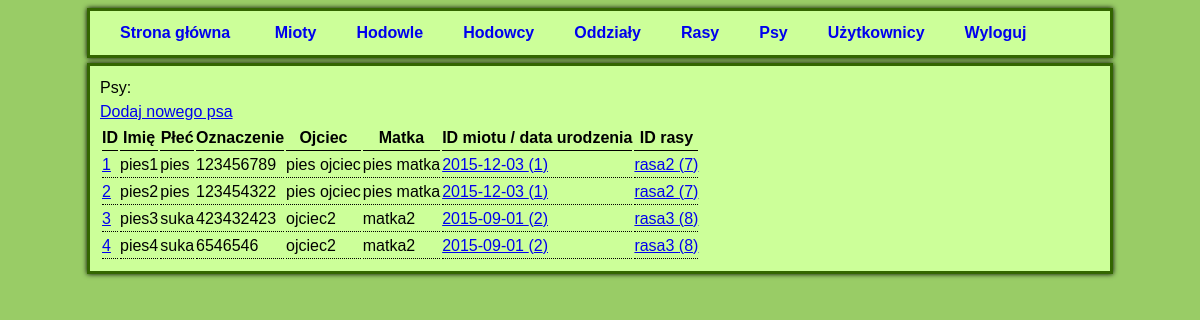
Page /psy.php (signed in) on the committed database.
### tables this page shows
CREATE TABLE IF NOT EXISTS `PIES` (
  `ID` INT UNSIGNED NOT NULL AUTO_INCREMENT,
  `SUKA` TINYINT(1) NULL,
  `IMIE` VARCHAR(20) NULL,
  `OZNACZENIE` VARCHAR(15) NOT NULL,
  `OJCIEC` VARCHAR(80) NOT NULL,
  `MATKA` VARCHAR(80) NOT NULL,
  `M_ID` INT UNSIGNED NOT NULL,
  `R_ID` INT UNSIGNED NOT NULL,
  PRIMARY KEY (`ID`),
  UNIQUE INDEX `ID_UNIQUE` (`ID` ASC),
  UNIQUE INDEX `OZNACZENIE_UNIQUE` (`OZNACZENIE` ASC),
  INDEX `fk_PIES_MIOT1_idx` (`M_ID` ASC),
  INDEX `fk_PIES_RASA1_idx` (`R_ID` ASC),
  CONSTRAINT `fk_PIES_MIOT1`
    FOREIGN KEY (`M_ID`)
    REFERENCES `MIOT` (`ID`)
    ON DELETE RESTRICT
    ON UPDATE NO ACTION,
  CONSTRAINT `fk_PIES_RASA1`
    FOREIGN KEY (`R_ID`)
    REFERENCES `RASA` (`ID`)
    ON DELETE RESTRICT
    ON UPDATE NO ACTION);

CREATE TABLE IF NOT EXISTS `MIOT` (
  `ID` INT UNSIGNED NOT NULL AUTO_INCREMENT,
  `URODZONY` DATE NOT NULL,
  `ZNAKOWANY` DATE NOT NULL,
  `POZYCJA` VARCHAR(20) NOT NULL,
  `H_ID` INT UNSIGNED NOT NULL,
  INDEX `fk_MIOT_HODOWLA1_idx` (`H_ID` ASC),
  UNIQUE INDEX `ID_UNIQUE` (`ID` ASC),
  PRIMARY KEY (`ID`),
  CONSTRAINT `fk_MIOT_HODOWLA1`
    FOREIGN KEY (`H_ID`)
    REFERENCES `HODOWLA` (`ID`)
    ON DELETE RESTRICT
    ON UPDATE NO ACTION);

### functions.php (the view, shortened to what this page needs)
<?php
include('config.inc.php');
function dbConnect() {
    global $databaseAddress, $databaseUser, $databasePass, $databaseDatabase, $databasePort;
    $mysql = new mysqli($databaseAddress, $databaseUser, $databasePass, $databaseDatabase, $databasePort);
    $mysql->set_charset("utf8");
    return $mysql;
}
function primaryKeyLink($table, $id) {
    return '<a href="' . $table . '.php?id=' . $id . '">' . $id . '</a>';
}
function foreignKeyLink($table, $id, $text) {
    return '<a href="' . $table . '.php?id=' . $id . '">' . $text . ' (' . $id . ')</a>';
}
function showTablePies($where) {
    $mysql = dbConnect();
    $stmt = $mysql->prepare("SELECT PIES.ID, PIES.IMIE, PIES.SUKA, PIES.OZNACZENIE, PIES.OJCIEC, PIES.MATKA, PIES.M_ID, PIES.R_ID, "
            . "MIOT.URODZONY, RASA.NAZWA "
            . "FROM PIES "
            . "JOIN MIOT ON MIOT.ID = PIES.M_ID "
            . "JOIN RASA ON RASA.ID = PIES.R_ID "
            . $where);
    $stmt->bind_result($id, $imie, $suka, $oznaczenie, $ojciec, $matka, $m_id, $r_id, $urodzony, $rasa);
    $stmt->execute();
    echo 'Psy:<br>';
    echo '<a href="nowy_pies.php">Dodaj nowego psa</a>';
    echo '<table class="data">';
    echo '<tr class="tableheader">';
    echo '<th>ID</th>';
    echo '<th>Imię</th>';
    echo '<th>Płeć</th>';
    echo '<th>Oznaczenie</th>';
    echo '<th>Ojciec</th>';
    echo '<th>Matka</th>';
    echo '<th>ID miotu / data urodzenia</th>';
    echo '<th>ID rasy</th>';
    echo '</tr>';
    while ($stmt->fetch()) {
        echo "<tr>";
        echo "<td>" . primaryKeyLink('pies', $id) . "</td>";
        echo "<td>" . $imie . "</td>";
        echo "<td>" . getSex($suka) . "</td>";
        echo "<td>" . $oznaczenie . "</td>";
        echo "<td>" . $ojciec . "</td>";
        echo "<td>" . $matka . "</td>";
        echo '<td>' . foreignKeyLink('miot', $m_id, $urodzony) . '</td>';
        echo '<td>' . foreignKeyLink('rasa', $r_id, $rasa) . '</td>';
        echo "</tr>\n";
    }
    echo "</table>\n";
}
function getSex($suka) {
    return (($suka)?('suka'):('pies'));
}

### style.css (style rules this page uses)
body { font-family: Arial, Helvetica, sans-serif; color: black; line-height: 1.5em; background: #99CC66; }
.data { margin: 0px; padding: 0px; }
th { margin: 0px; padding: 0px; border-bottom: black 1px solid; }
tr { margin: 0px; padding: 0px; }
td { margin: 0px; padding: 0px; border-bottom: black 1px dotted; }

### rows in the picture
pies: ID "1", IMIE "pies1", SUKA "pies", OZNACZENIE "123456789", OJCIEC "pies ojciec", MATKA "pies matka", M_ID.URODZONY "2015-12-03 rasa2", M_ID "1 7"
pies: ID "2", IMIE "pies2", SUKA "pies", OZNACZENIE "123454322", OJCIEC "pies ojciec", MATKA "pies matka", M_ID.URODZONY "2015-12-03 rasa2", M_ID "1 7"
pies: ID "3", IMIE "pies3", SUKA "suka", OZNACZENIE "423432423", OJCIEC "ojciec2", MATKA "matka2", M_ID.URODZONY "2015-09-01 rasa3", M_ID "2 8"
pies: ID "4", IMIE "pies4", SUKA "suka", OZNACZENIE "6546546", OJCIEC "ojciec2", MATKA "matka2", M_ID.URODZONY "2015-09-01 rasa3", M_ID "2 8"
